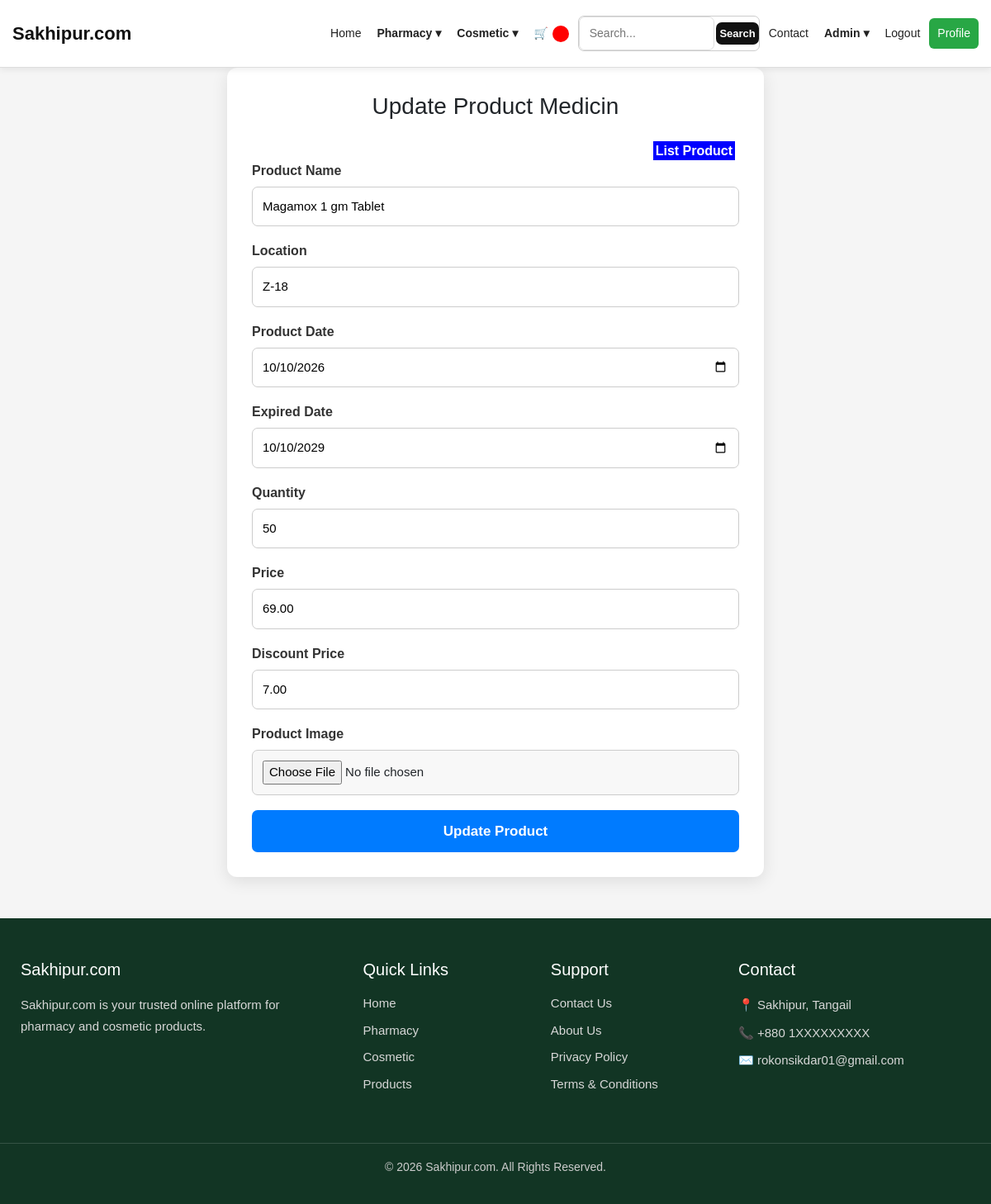
/edit/3/ (signed in), run on an earlier commit of the app's database.
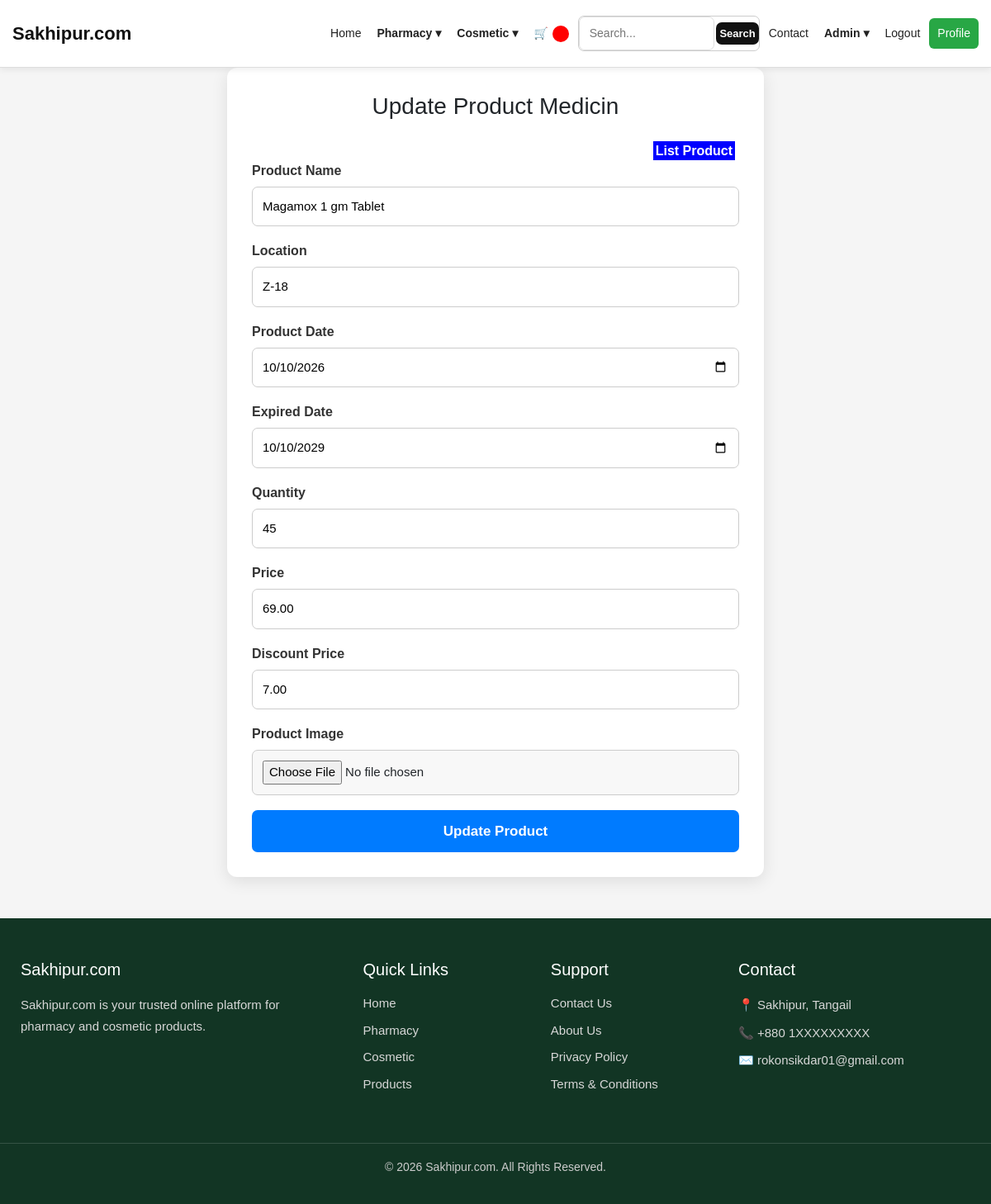
And on a later commit of the database.
### myapp/models.py (models this page shows, shortened)
class Product(models.Model):
    name = models.CharField(max_length=200)
    location = models.CharField(max_length=25, null=True, blank=True)
    date = models.DateField(null=True, blank=True)
    expired = models.DateField(null=True, blank=True)
    quantity = models.PositiveIntegerField(default=0)
    price = models.DecimalField(max_digits=10, decimal_places=2)
    discount = models.DecimalField(max_digits=10, decimal_places=2, null=True, blank=True, default=0)
    image = models.ImageField(upload_to="products/", blank=True, null=True)
    created_at = models.DateTimeField(auto_now_add=True)
    updated_at = models.DateTimeField(auto_now=True)

### myapp/views.py (the view, shortened to what this page needs)
# urls.py: path('edit/<int:id>/', views.edit, name='edit'),
@login_required(login_url='login')
def edit(request, id):
    product = Product.objects.get(id=id)
    return render(request, 'edit.html', {'product': product})

### templates/edit.html (shortened to what this page needs)
{% extends "index.html" %}
{% block content %}
<div class="form-container">
    <h2>Update Product Medicin</h2>
    <div class="listproduct"><a href="{% url 'listproduct' %}">List Product</a></div>
    <form method="POST" enctype="multipart/form-data">
        <div class="form-group">
            <label>Product Name</label>
            <input type="text" name="name" placeholder="Enter product name" value="{{ product.name }}">
        </div>
        <div class="form-group">
            <label>Location</label>
            <input type="text" name="location" value="{{ product.location }}">
        </div>
        <div class="form-group">
            <label>Product Date</label>
            <input type="date" name="date" value="{{ product.date|date:'Y-m-d' }}">
        </div>
        <div class="form-group">
            <label>Expired Date</label>
            <input type="date" name="expired" value="{{ product.expired|date:'Y-m-d' }}">
        </div>
        <div class="form-group">
            <label>Quantity</label>
            <input type="number" name="quantity" min="0" placeholder="Enter quantity" value="{{ product.quantity }}">
        </div>
        <div class="form-group">
            <label>Price</label>
            <input type="number" name="price" step="0.01" min="0" placeholder="Enter price" value="{{ product.price }}">
        </div>
        <div class="form-group">
            <label>Discount Price</label>
            <input type="number" name="discount" step="0.01" min="0" placeholder="Discount price" value="{{ product.discount }}">
        </div>
        <div class="form-group">
            <label>Product Image</label>
            <input type="file" name="image" accept="image/*" value="{{ product.image }}">
        </div>
        <button type="submit">Update Product</button>
    </form>
</div>
{% endblock %}

What changed in the data, as far as the page shows it:
changed Product "Magamox 1 gm Tablet": quantity "50" → "45"
